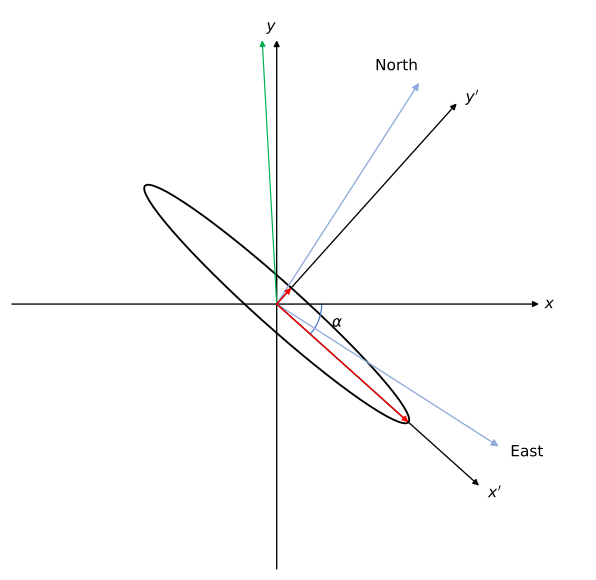

This chart was generated by the following Python code:
"""Fig. 30 — B-aligned axes x and y, and ellipse aligned axes x' and y'. The
latter is acquired by rotating the former coordinate as much as -θ. For
information, east and north directions are shown. The green arrow indicates
the range direction, or LOS.

ATBD L1 SAR (atbd-l1-sar), section 4.10.5 (Step 3.c, equations 4.113 to 4.117).
Redrawn from the original figure and the text of the section: the ellipse
A x^2 + B xy + C y^2 = 1 is centred on the origin of the B-aligned axes (x, y);
rotating the axes by the angle alpha (alpha = -delta/2) gives the principal
axes x' (major axis) and y' (minor axis) of the ellipse, drawn as red arrows.
East, North and the range direction (green) are given for information. This is
a schematic: the axis lengths and the angles are qualitative, taken from the
original figure, not measured.

To modify: change the numbers in GEOMETRY (pixels of the original figure,
x to the right, y downwards), the labels in LABELS or the colours in COLOURS,
then run ``python3 fig30.py`` (matplotlib needed): it rewrites
fig30.svg (web page) and fig30.pdf (PDF export) next to this file. Commit the
three files together. Keep a dark text colour: the page puts a white
background behind the figure in both site themes.
"""

import math
from pathlib import Path

import matplotlib

matplotlib.use("Agg")
import matplotlib.pyplot as plt  # noqa: E402
from matplotlib.patches import Ellipse, FancyArrowPatch  # noqa: E402
from matplotlib.path import Path as MPath  # noqa: E402

# -- colours and sizes -------------------------------------------------------
COLOURS = {"text": "#000000", "black": "#000000", "light": "#8faadc",
           "arc": "#4472c4", "green": "#00b050", "red": "#ff0000"}
WIDTH_IN = 6.2  # PDF text width
FONT_PT = 11.5  # the PDF export prints it at about 65 %: subscripts stay >= 5 pt

# -- geometry (pixels of the original figure, y downwards) -------------------
X_MIN, X_MAX, Y_MIN, Y_MAX = -15, 725, -15, 705  # canvas, with room for the larger text
ORIGIN = (329, 363)  # origin of the B-aligned axes
X_AXIS = (0, 655)  # x extent of the x axis (arrow on the right)
Y_AXIS = (692, 35)  # y extent of the y axis (arrow at the top)
RANGE_TIP = (311, 35)  # green arrow, range direction (LOS)
NORTH_TIP, EAST_TIP = (506, 88), (605, 540)
ELLIPSE = {"a": 220, "b": 27, "angle": 41.9}  # semi-axes and tilt of the major axis
XP_LEN, YP_LEN = 338, 335  # length of the x' and y' arrows
ALPHA_R = 56  # radius of the alpha arc

# -- labels (mathtext), word for word from the original figure ----------------
LABELS = {
    "x": (r"$x$", (668, 363), "center"),
    "y": (r"$y$", (322, 18), "center"),
    "xp": (r"$x^{\prime}$", (600, 598), "center"),
    "yp": (r"$y^{\prime}$", (572, 106), "center"),
    "north": ("North", (478, 67), "center"),
    "east": ("East", (640, 547), "center"),
    "alpha": (r"$\alpha$", (404, 386), "center"),
}

# -- drawing -------------------------------------------------------------------
plt.rcParams.update({"mathtext.fontset": "dejavusans", "font.size": FONT_PT})
fig = plt.figure(figsize=(WIDTH_IN, WIDTH_IN * (Y_MAX - Y_MIN) / (X_MAX - X_MIN)))
ax = fig.add_axes([0, 0, 1, 1])
ax.set_xlim(X_MIN, X_MAX)
ax.set_ylim(Y_MAX, Y_MIN)
ax.axis("off")


def arrow(p0, p1, colour, lw=1.0, head=9):
    ax.annotate("", xy=p1, xytext=p0, arrowprops=dict(
        arrowstyle="-|>", color=COLOURS[colour], lw=lw, shrinkA=0, shrinkB=0,
        mutation_scale=head))


def polar(r, deg):
    """Point at distance r from ORIGIN, deg degrees below the +x axis (y down)."""
    a = math.radians(deg)
    return (ORIGIN[0] + r * math.cos(a), ORIGIN[1] + r * math.sin(a))


ang = ELLIPSE["angle"]
ax.add_patch(Ellipse(ORIGIN, 2 * ELLIPSE["a"], 2 * ELLIPSE["b"], angle=ang, fill=False,
                     edgecolor=COLOURS["black"], lw=1.4))
# axes x, y (B-aligned) and the green range arrow
ax.plot([X_AXIS[0], ORIGIN[0]], [ORIGIN[1], ORIGIN[1]], color=COLOURS["black"], lw=1.0)
arrow((ORIGIN[0], ORIGIN[1]), (X_AXIS[1], ORIGIN[1]), "black")
ax.plot([ORIGIN[0], ORIGIN[0]], [Y_AXIS[0], ORIGIN[1]], color=COLOURS["black"], lw=1.0)
arrow(ORIGIN, (ORIGIN[0], Y_AXIS[1]), "black")
arrow(ORIGIN, RANGE_TIP, "green", lw=0.9)
# east and north, for information
arrow(ORIGIN, NORTH_TIP, "light", lw=1.0, head=11)
arrow(ORIGIN, EAST_TIP, "light", lw=1.0, head=11)
# ellipse-aligned axes x' and y'
arrow(ORIGIN, polar(XP_LEN, ang), "black")
arrow(ORIGIN, polar(YP_LEN, ang - 90), "black")
# principal semi-axes of the ellipse (red)
arrow(ORIGIN, polar(ELLIPSE["a"], ang), "red")
arrow(ORIGIN, polar(ELLIPSE["b"], ang - 90), "red")
# the angle alpha, between x and x'
p0, p1 = polar(ALPHA_R, 0), polar(ALPHA_R, ang)
pm = polar(ALPHA_R, ang / 2)
ctrl = (2 * pm[0] - (p0[0] + p1[0]) / 2, 2 * pm[1] - (p0[1] + p1[1]) / 2)
ax.add_patch(FancyArrowPatch(
    path=MPath([p0, ctrl, p1], [MPath.MOVETO, MPath.CURVE3, MPath.CURVE3]),
    arrowstyle="-", color=COLOURS["arc"], lw=0.9, shrinkA=0, shrinkB=0))

for s, (x, y), ha in LABELS.values():
    ax.text(x, y, s, color=COLOURS["text"], ha=ha, va="center")

# -- output (same bytes for the same script: fixed ids and dates) -------------
if __name__ == "__main__":
    plt.rcParams.update({"svg.hashsalt": "esa-doc2open", "svg.fonttype": "path",
                         "pdf.fonttype": 42})
    stem = Path(__file__).with_suffix("")
    fig.savefig(f"{stem}.svg", format="svg", transparent=True, metadata={"Date": None})
    fig.savefig(f"{stem}.pdf", format="pdf", transparent=True,
                metadata={"CreationDate": None, "ModDate": None})
